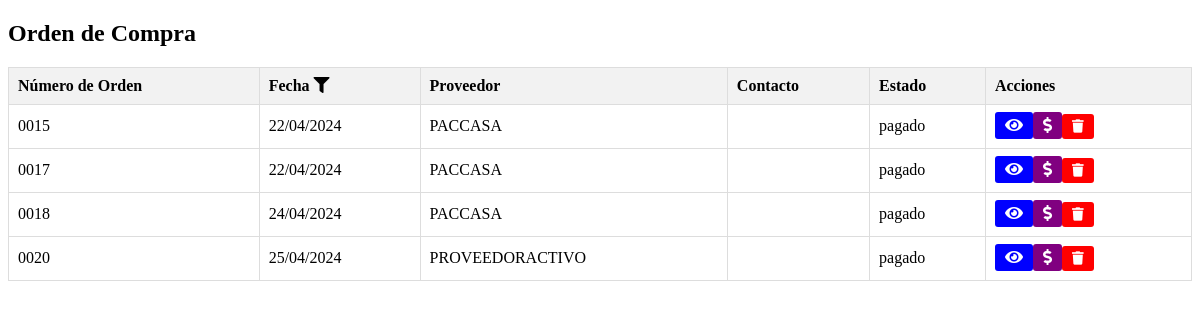
Screenshot of /compras/ordenes_compras.php with the database file from the repository.
### tables this page shows
CREATE TABLE `tbl_orden_compra` (
  `ID_ORDEN_COMPRA` int(11) NOT NULL AUTO_INCREMENT,
  `ID_COTIZACION` int(11) NOT NULL,
  `ID_PROVEEDOR` int(11) DEFAULT NULL,
  `ID_CONTACTO` int(11) NOT NULL,
  `NUMERO_ORDEN` varchar(255) DEFAULT NULL,
  `FECHA_ORDEN` date DEFAULT NULL,
  `FECHA_CREACION` timestamp NOT NULL DEFAULT current_timestamp(),
  `FECHA_MODIFICACION` timestamp NOT NULL DEFAULT current_timestamp() ON UPDATE current_timestamp(),
  `ESTADO` varchar(255) NOT NULL,
  `MONTO` decimal(10,2) NOT NULL,
  `CREADO_POR` int(11) DEFAULT NULL,
  `MODIFICADO_POR` int(11) DEFAULT NULL,
  PRIMARY KEY (`ID_ORDEN_COMPRA`),
  KEY `ID_PROVEEDOR` (`ID_PROVEEDOR`),
  KEY `ID_CONTACTO` (`ID_CONTACTO`),
  KEY `fk_tbl_orden_compra_tbl_cotizacion` (`ID_COTIZACION`),
  CONSTRAINT `fk_tbl_orden_compra_tbl_cotizacion` FOREIGN KEY (`ID_COTIZACION`) REFERENCES `tbl_cotizacion` (`ID_COTIZACION`) ON DELETE CASCADE ON UPDATE CASCADE
);

CREATE TABLE `tbl_proveedores` (
  `ID_PROVEEDOR` int(11) NOT NULL AUTO_INCREMENT,
  `NOMBRE` varchar(100) DEFAULT NULL,
  `DIRECCION` varchar(200) DEFAULT NULL,
  `TELEFONO` varchar(20) DEFAULT NULL,
  `CORREO_ELECTRONICO` varchar(100) DEFAULT NULL,
  `FECHA_CREACION` timestamp NOT NULL DEFAULT current_timestamp(),
  `FECHA_MODIFICACION` timestamp NOT NULL DEFAULT current_timestamp() ON UPDATE current_timestamp(),
  `CREADO_POR` varchar(255) DEFAULT NULL,
  `MODIFICADO_POR` varchar(255) DEFAULT NULL,
  `id_empresa` int(11) DEFAULT NULL,
  `SERVICIO_PRESTADO` varchar(150) DEFAULT NULL,
  `RTN_EMPRESA` varchar(15) DEFAULT NULL,
  `ESTADO_PROVEEDOR` varchar(255) DEFAULT NULL,
  PRIMARY KEY (`ID_PROVEEDOR`)
);

### compras/ordenes_compras.php (the view, shortened to what this page needs)
<!DOCTYPE html>
<html>
<head>
    <link rel="stylesheet" href="https://cdnjs.cloudflare.com/ajax/libs/font-awesome/5.15.4/css/all.min.css">
</head>
<body>
    <?php
     include('../conexion/conexion.php');
        $headerContent = '
         <h2>Orden de Compra</h2>
         <table class="solicitud-table">
               <tr>
                 <th>Número de Orden</th>
                  <th>
                     Fecha
                      <i class="fas fa-filter filter-icon" onclick="toggleFechaFiltro()"></i>
                     <input type="date" id="fecha_filtro" onchange="filtrarPorFecha()">
                   </th>
                  <th>Proveedor</th>
                  <th>Contacto</th>
                  <th>Estado</th>
                  <th>Acciones</th>
               </tr>
        ';
        if (isset($_GET['fecha_filtro'])) {
         $fechaFiltro = date('Y-m-d', strtotime($_GET['fecha_filtro']));
          $sql = "SELECT * FROM tbl_orden_compra WHERE FECHA_ORDEN = '$fechaFiltro'";
        } else {
          $sql = "SELECT * FROM tbl_orden_compra";
        }
        $result = $conn->query($sql);
        $rowsContent = '';
       if ($result->num_rows > 0) {
           while ($row = $result->fetch_assoc()) {
                $rowsContent .= '<tr>';
                $rowsContent .= '<td>' . $row["NUMERO_ORDEN"] . '</td>';
                $rowsContent .= '<td>' . date("d/m/Y", strtotime($row["FECHA_ORDEN"])) . '</td>';
               $rowsContent .= '<td>' . obtenerProveedor($conn, $row["ID_PROVEEDOR"]) . '</td>';
                $rowsContent .= '<td>' . obtenerContacto($conn, $row["ID_CONTACTO"]) . '</td>';
                $rowsContent .= '<td>' . $row["ESTADO"] . '</td>';
                $rowsContent .= '<td>';
                $rowsContent .= '<a href="ver_orden.php?numero_orden=' . $row["NUMERO_ORDEN"] . '" class="btn btn-ver"><i class="fas fa-eye"></i></a>';
                $rowsContent .= '<a href="../pagos/crear.php?numero_orden=' . $row["ID_ORDEN_COMPRA"] . '" class="btn btn-crear"><i class="fas fa-dollar-sign"></i></a>';
                $rowsContent .= '<button class="btn btn-eliminar" onclick="eliminarSolicitud(' . $row["NUMERO_ORDEN"] . ')"><i class="fas fa-trash"></i></button>';
                $rowsContent .= '</td>';
                $rowsContent .= '</tr>';
            }
        } else {
          $rowsContent .= '<tr><td colspan="5">No hay datos en esa fecha.</td></tr>';
        }
       echo $headerContent . $rowsContent;
       function obtenerProveedor($conn, $idProveedor) {
          $sqlProveedor = "SELECT NOMBRE FROM tbl_proveedores WHERE ID_PROVEEDOR = $idProveedor";
          $resultProveedor = $conn->query($sqlProveedor);
          return ($resultProveedor->num_rows > 0) ? $resultProveedor->fetch_assoc()["NOMBRE"] : '';
        }
        function obtenerContacto($conn, $idContacto) {
            if ($idContacto !== null) {
             $sqlContacto = "SELECT NOMBRE FROM tbl_contactos_proveedores WHERE ID_CONTACTO_PROVEEDOR = $idContacto";
              $resultContacto = $conn->query($sqlContacto);
              return ($resultContacto->num_rows > 0) ? $resultContacto->fetch_assoc()["NOMBRE"] : '';
            }
            return '';
        }
    ?>
    </table>
</body>
</html>

### compras/ordenes_compras.php (style rules this page uses)
.solicitud-table { border-collapse: collapse; width: 100%; }
.solicitud-table th, .solicitud-table td { border: 1px solid #ddd; padding: 9px; text-align: left; }
.solicitud-table th { background-color: #f2f2f2; }
.btn-eliminar { color: white; border: none; background-color: red; padding: 5px 10px; border-radius: 3px; cursor: pointer; }
.btn-ver { color: white; border: none; background-color: blue; padding: 5px 10px; border-radius: 3px; cursor: pointer; }
.btn-crear { color: white; border: none; background-color: purple; padding: 5px 10px; border-radius: 3px; cursor: pointer; }
.filter-icon { cursor: pointer; }

### rows the page displays
tbl_orden_compra: NUMERO_ORDEN "0015", FECHA_ORDEN "22/04/2024", ID_PROVEEDOR.NOMBRE "PACCASA", ESTADO "pagado"
tbl_orden_compra: NUMERO_ORDEN "0017", FECHA_ORDEN "22/04/2024", ID_PROVEEDOR.NOMBRE "PACCASA", ESTADO "pagado"
tbl_orden_compra: NUMERO_ORDEN "0018", FECHA_ORDEN "24/04/2024", ID_PROVEEDOR.NOMBRE "PACCASA", ESTADO "pagado"
tbl_orden_compra: NUMERO_ORDEN "0020", FECHA_ORDEN "25/04/2024", ID_PROVEEDOR.NOMBRE "PROVEEDORACTIVO", ESTADO "pagado"
